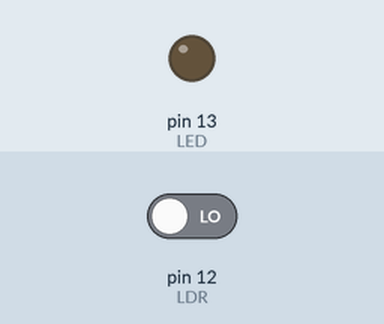
A sketch run on a simulated Arduino Uno, built with avr-gcc and run on an emulated ATmega328P. Parts: output pins drawn as LEDs (lit = HIGH). The test bench sets the inputs (shaded band); at power-on: pin 12 (LDR) LOW. What the sketch prints to the serial monitor is not drawn.

Above: at 1.2 s.
1.3 s: pin 12 (LDR) driven HIGH
At 2.5 s:
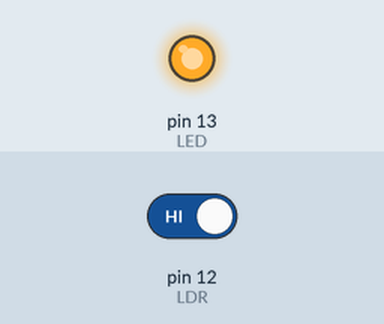
2.8 s: pin 12 (LDR) driven LOW
At 3.8 s:
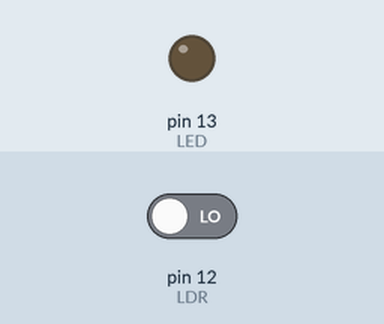
Timing chart, 0 to 5.8 s (numbered marks = the images above; inputs shaded):
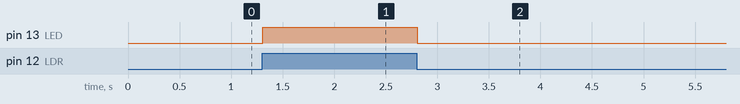

Measured:
- after the input at 1.3 s, pin 13 (LED): LOW → HIGH at once
- after the input at 2.8 s, pin 13 (LED): HIGH → LOW at once

The sketch:

LDR_Code.ino
```cpp
//Conect the Digital pin of LDR on the 12 and LED positive on 13 as Shown Below
int LDR = 12;
int LED = 13;
void setup() {
  // put your setup code here, to run once:
pinMode(LDR,INPUT);
pinMode(LED,OUTPUT);
Serial.begin(9600);

}

void loop() {
  // put your main code here, to run repeatedly:
  //We Have taken Digital pin because we wanna get output in binary that is 1,0
  //1= HIGH
  //0 = LOW
int Value = digitalRead(LDR);
Serial.println(Value);

if(Value == 1){
  digitalWrite(LED,HIGH);

}
else{
  digitalWrite(LED,LOW);
}
}
```
